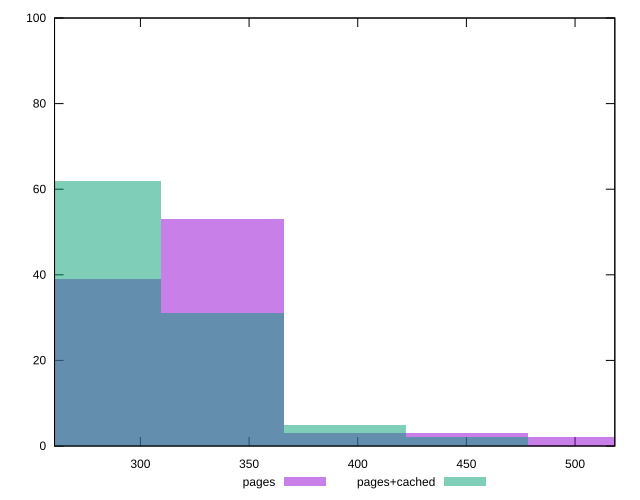

This chart was generated by the following gnuplot code:
reset

$pages <<EOF
337.7111610598176 53
281.425967549848 39
393.9963545697872 3
450.28154807975676 3
506.56674158972635 2
EOF

$pagesCached <<EOF
337.7111610598176 31
281.425967549848 62
393.9963545697872 5
450.28154807975676 2
EOF

set key outside below
set boxwidth 56.285193509969595
set xrange [260.4780000001192:518.3]
set yrange [0:100]
set trange [0:100]
set style fill transparent solid 0.5 noborder
set terminal svg size 640, 500 enhanced background rgb 'white'
set output "report_00015_2021-02-09T16-11-33.973Z/uses-rel-preconnect/comparison/histogram/0_vs_1.svg"

plot $pages title "pages" with boxes, \
     $pagesCached title "pages+cached" with boxes

reset
